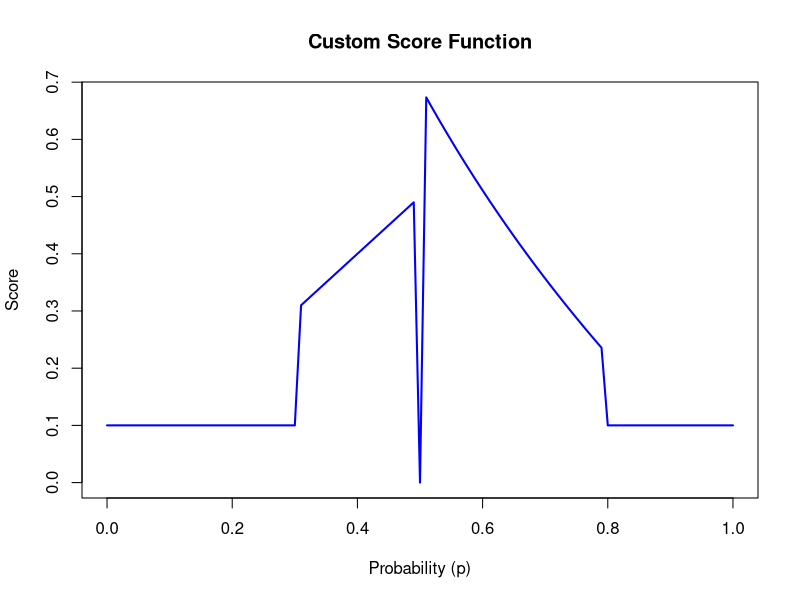

Source code (R):
## ---- chunk 1
score_function <- function(p) {
  if (p == 0.5) {
    score <- 0
  } else if (0.3 < p & p < 0.5) { 
    score <- p
  } else if (0.5 < p & p < 0.8) {
    score <- abs(log(p))
  } else {
    score <- 0.1
  }
  return(score)
}

p_values <- seq(0, 1, by = 0.01)
scores <- sapply(p_values, score_function)

plot(p_values, scores, type = "l", col = "blue", lwd = 2,
     xlab = "Probability (p)", ylab = "Score",
     main = "Custom Score Function")
